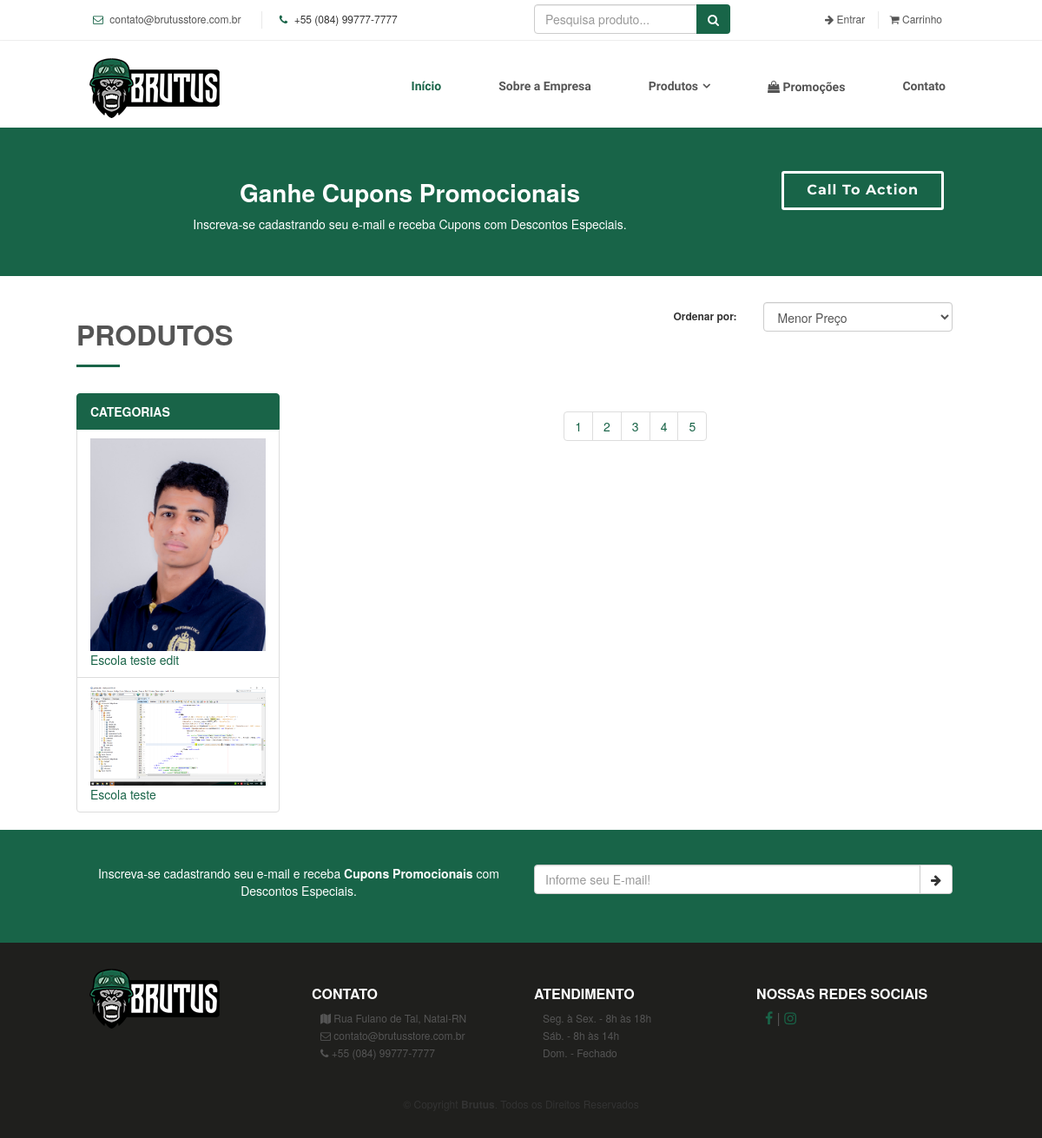
The app's page /produtos, older data.
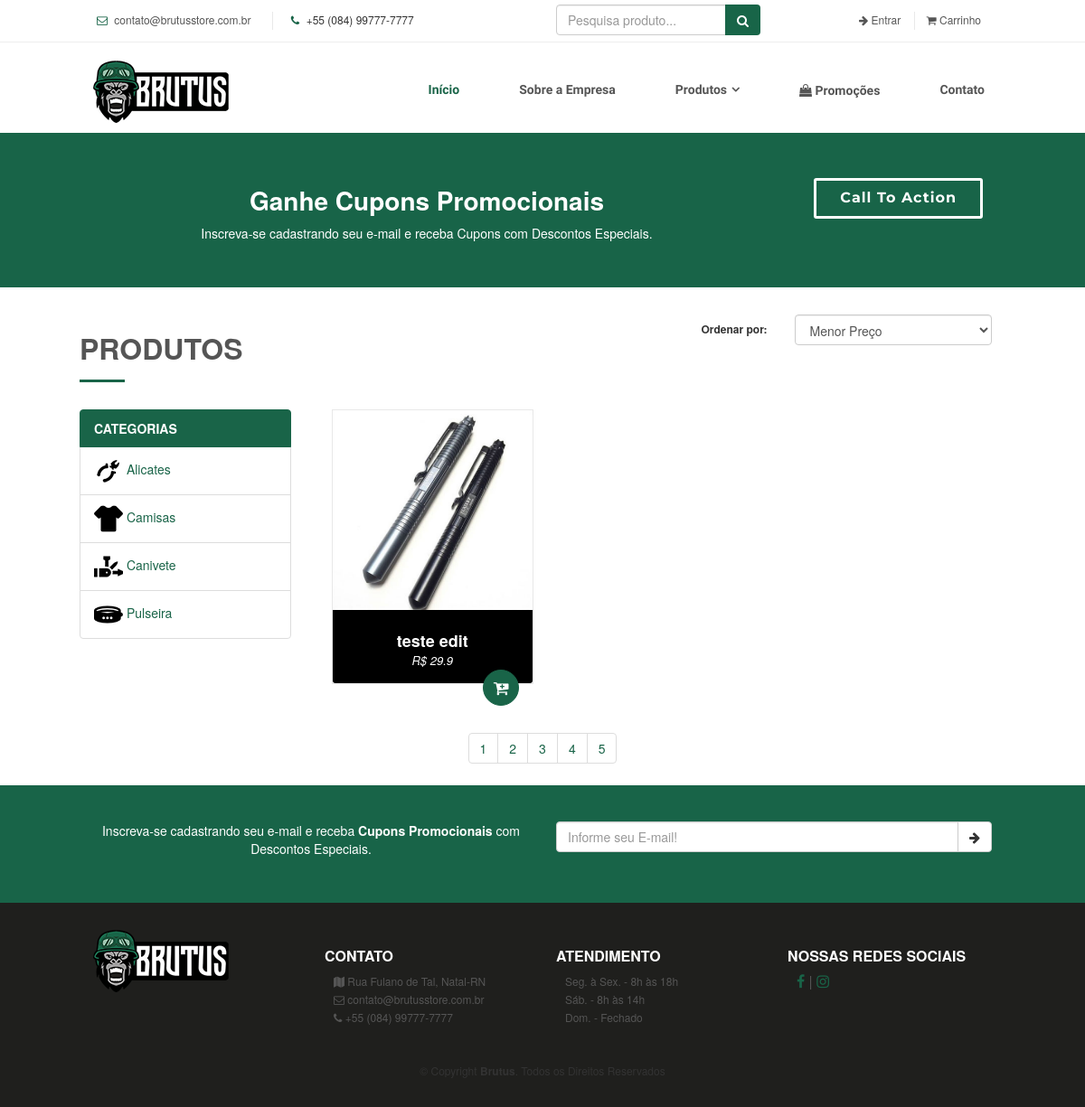
The same page, newer data.
### tables this page shows
CREATE TABLE `categorias` (
  `id` int(11) NOT NULL,
  `nome` varchar(200) NOT NULL,
  `slug` varchar(200) NOT NULL,
  `image` varchar(200) NOT NULL,
  `created` datetime NOT NULL DEFAULT CURRENT_TIMESTAMP,
  `updated` datetime DEFAULT NULL ON UPDATE CURRENT_TIMESTAMP
);

CREATE TABLE `produtos` (
  `id` int(11) NOT NULL,
  `nome` varchar(200) NOT NULL,
  `id_categoria` int(11) NOT NULL,
  `id_tamanho` int(11) DEFAULT NULL,
  `id_cor` int(11) DEFAULT NULL,
  `id_feiche` int(11) DEFAULT NULL,
  `peso` float NOT NULL DEFAULT '0',
  `altura` float NOT NULL DEFAULT '0',
  `largura` float NOT NULL DEFAULT '0',
  `comprimento` float NOT NULL DEFAULT '0',
  `quantidade` int(10) NOT NULL DEFAULT '0',
  `slug` varchar(100) NOT NULL,
  `valor` float NOT NULL DEFAULT '0',
  `created` datetime NOT NULL DEFAULT CURRENT_TIMESTAMP,
  `updated` datetime DEFAULT NULL ON UPDATE CURRENT_TIMESTAMP
);

CREATE TABLE `images_produto` (
  `id` int(11) NOT NULL,
  `image` varchar(100) NOT NULL,
  `id_produto` int(11) NOT NULL,
  `created` datetime NOT NULL DEFAULT CURRENT_TIMESTAMP,
  `updated` datetime DEFAULT NULL ON UPDATE CURRENT_TIMESTAMP
);

### view/header.php (called while the page is built, shortened)
<?php
$read = new Read();
$read->ExeRead('categorias');
?>

### panel/controllers/conn/Read.class.php (called while the page is built, shortened)
<?php
class Read extends Conn{
    private $Select;
    private $Result;
    private $Read;
    public function ExeRead($Tabela, $Termos = null, $ParseString = null) {
        $this->Select = "SELECT * FROM {$Tabela} {$Termos}";
        $this->Execute();
    }
    public function getResult() {
        return $this->Result;
    }
    private function Connect() {
        $this->Conn = parent::getConn();
        $this->Read = $this->Conn->prepare($this->Select);
        $this->Read->setFetchMode(PDO::FETCH_ASSOC);
    }
    private function Execute() {
        $this->Connect();
        try {
            $this->Read->execute();
            $this->Result = $this->Read->fetchAll();
        } catch (PDOException $e) {
            $this->Result = null;
            echo 'Message: ' .$e->getMessage();
        }
    }
}

### panel/controllers/conn/Conn.class.php (called while the page is built)
<?php
abstract class Conn {
    private static $Host = HOST;
    private static $User = USER;
    private static $Pass = PASS;
    private static $Bd = BD;
    private static $Connect = null;
    private static function Conectar() {
        try {
            if (self::$Connect == null):
                self::$Connect = new PDO('mysql:host=' . self::$Host . ';dbname=' . self::$Bd, self::$User, self::$Pass);
            endif;
        } catch (PDOException $e) {
            echo 'Message: ' . $e->getMessage();
            die;
        }
        self::$Connect->setAttribute(PDO::ATTR_ERRMODE, PDO::ERRMODE_EXCEPTION);
        return self::$Connect;
    }
    protected static function getConn() {
        return self::Conectar();
    }
}

### panel/controllers/class/Url.class.php (called while the page is built, shortened)
<?php
class Url
{
    private static $baseUrl = null;
    public static function getBase()
    {
        if( self::$baseUrl != null )
            return self::$baseUrl;
        $startUrl = strlen( $_SERVER["DOCUMENT_ROOT"] );
        $excludeUrl = substr( $_SERVER["SCRIPT_FILENAME"], $startUrl, -9 );
        if( $excludeUrl[0] == "/" )
            self::$baseUrl = $excludeUrl;
        else
            self::$baseUrl = "/" . $excludeUrl;
        return self::$baseUrl;
    }
}
?>

### panel/controllers/conn/Validation.class.php (called while the page is built, shortened)
<?php
class Validation extends Conn {
    public static function getImagesProdutos($id_produto){
        $nameFile = '';
        $read = new read();
        $read->ExeRead('images_produto','where id_produto = '.$id_produto.' limit 1');
        foreach($read->getresult() as $images):
            extract($images);
            $nameFile = $image;
        endforeach;
        return $nameFile;
    }
}

### view/produtos.php (the view, shortened to what the rows shown need)
<div class="container" id="team" class="wow fadeInUp">
    <div class="row">
      <div class="col-lg-6 col-md-6">
        <div class="section-header">
          <h2>Produtos</h2>
        </div>
      </div>
    </div>
    <div class="row">
        <div class="col-lg-3 col-md-6">
          <ul class="list-group">
            <?php
            $read = new Read();
            $read->ExeRead('categorias');
            foreach($read->getResult() as $categoria):
              extract($categoria);
            ?>
            <li class="list-group-item"><a href="<?php echo Url::getBase().'produtos/'.$slug ?>"><img src="<?php echo url::getBase().'panel/uploud/categoria/'.$id.'/'.$image ?>"> <?php echo $nome ?></a></li>
            <?php endforeach ?>
          </ul>
        </div>
        <div class="col-lg-9 col-md-6">
        <?php
        $read = new Read();
        if(Url::getURL(1) != ''){
          $categoria = Validation::getIdCategoria(Url::getURL(1));
          $read->ExeRead('produtos', 'WHERE id_categoria = '.$categoria.'', 'ORDER BY id DESC');
        }else{
          $read->ExeRead('produtos','ORDER BY id DESC');
        }
        foreach($read->getResult() as $produtos):
          extract($produtos);
        ?>
          <div class="col-lg-4 col-md-6">
            <div class="member">
              <div class="pic">
              <img class="image" src="<?php echo Url::getBase().'panel/uploud/produto/'.$id.'/'.Validation::getImagesProdutos($id) ?>" alt="">
              </div>
              <div class="details">
                <h4><?php echo $nome ?></h4>
                <span>R$ <?php echo $valor ?></span>
                <div class="carrinho">
                  <a href=""><i class="fa fa-cart-plus"></i></a>
                </div>
              </div>
            </div>
          </div>
        <?php endforeach ?>
        </div>
    </div>
</div>

Row changes from the older to the newer data that the page shows:
removed categorias: image (picture), nome "Escola teste edit"
removed categorias: image (picture), nome "Escola teste"
added categorias: image (picture), nome "Alicates"
added categorias: image (picture), nome "Camisas"
added categorias: image (picture), nome "Canivete"
added categorias: image (picture), nome "Pulseira"
added produtos: id.image (picture), nome "teste edit", valor "29.9"
